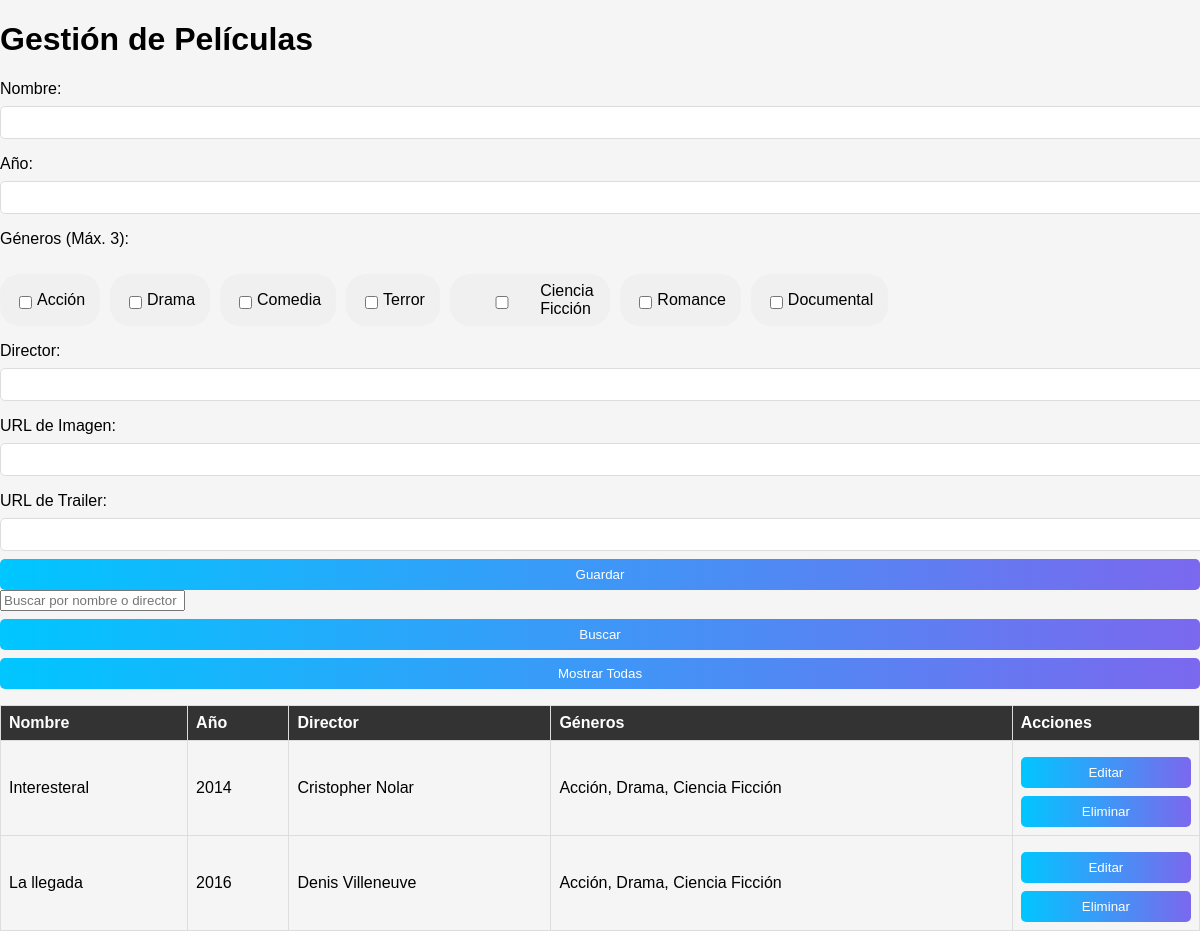
Page /peliculas/ on the committed database.
### myapp/models.py (models this page shows, shortened)
class Pelicula(models.Model):
    GENERO_CHOICES = [
        ('accion', 'Acción'),
        ('drama', 'Drama'),
        ('comedia', 'Comedia'),
        ('terror', 'Terror'),
        ('ciencia_ficcion', 'Ciencia Ficción'),
        ('romance', 'Romance'),
        ('documental', 'Documental'),
    ]
    nombre = models.CharField(max_length=255)
    anio = models.IntegerField()
    director = models.CharField(max_length=255)
    imagen_url = models.URLField()
    trailer_url = models.URLField()
    generos = models.CharField(max_length=255)
    fecha_creacion = models.DateTimeField(auto_now_add=True)
    class Meta:
        db_table = 'peliculas'  # ✨ Esto define el nombre de la tabla

### myapp/views.py (the view, shortened to what this page needs)
# urls.py: path('peliculas/', views.peliculas, name= 'peliculas'),
@csrf_exempt
def peliculas(request):
    if request.method == 'GET':
        query = request.GET.get("search", "")
        peliculas_list = Pelicula.objects.filter(nombre__icontains=query) if query else Pelicula.objects.all()
        peliculas_data = []
        for pelicula in peliculas_list:
            generos_nombres = convertir_generos(pelicula.generos)
            pelicula_data = {
                "nombre": pelicula.nombre,
                "anio": pelicula.anio,
                "director": pelicula.director,
                "imagen_url": pelicula.imagen_url,
                "trailer_url": pelicula.trailer_url,
                "generos": ", ".join(generos_nombres),  # String completo
                "get_generos_list": generos_nombres,     # Lista para |join
                "generos_original": pelicula.generos,
            }
            peliculas_data.append(pelicula_data)
        if request.headers.get("X-Requested-With") == "XMLHttpRequest":
            return JsonResponse(peliculas_data, safe=False)
        else:
            return render(request, "peliculas.html", {
                "peliculas": peliculas_data,
                "titulo": "Bienvenido al proyecto Django"
            })
    return JsonResponse({"error": "Método no permitido"}, status=405)

### myapp/views.py (called while the page is built)
def convertir_generos(codigos_generos):
    if not codigos_generos:
        return []
    return [GENERO_CHOICES_DICT.get(codigo.strip(), "Desconocido")
            for codigo in codigos_generos.split(",")]

### myapp/templates/peliculas.html (shortened to what this page needs)
{% load static %}
<!DOCTYPE html>
<html lang="es">
<head>
    <link rel="stylesheet" href="{% static 'styles/peliculas.css' %}">
</head>
<body>
    <div class="container">
        <h1>Gestión de Películas</h1>
        <div class="form-container">
            <form id="pelicula-form">
                <div class="form-group">
                    <label for="nombre">Nombre:</label>
                    <input type="text" id="nombre" name="nombre" required class="form-control">
                </div>
                <div class="form-group">
                    <label for="anio">Año:</label>
                    <input type="number" id="anio" name="anio" min="1900" max="2099" required class="form-control">
                </div>
                <div class="form-group">
                    <label>Géneros (Máx. 3):</label>
                    <div class="generos-container">
                        <label class="genero-checkbox"><input type="checkbox" name="generos" value="AC"> Acción</label>
                        <label class="genero-checkbox"><input type="checkbox" name="generos" value="DR"> Drama</label>
                        <label class="genero-checkbox"><input type="checkbox" name="generos" value="CO"> Comedia</label>
                        <label class="genero-checkbox"><input type="checkbox" name="generos" value="TE"> Terror</label>
                        <label class="genero-checkbox"><input type="checkbox" name="generos" value="CF"> Ciencia Ficción</label>
                        <label class="genero-checkbox"><input type="checkbox" name="generos" value="RO"> Romance</label>
                        <label class="genero-checkbox"><input type="checkbox" name="generos" value="DO"> Documental</label>
                    </div>
                </div>
                <div class="form-group">
                    <label for="director">Director:</label>
                    <input type="text" id="director" name="director" required class="form-control">
                </div>
                <div class="form-group">
                    <label for="imagen_url">URL de Imagen:</label>
                    <input type="url" id="imagen_url" name="imagen_url" required class="form-control">
                </div>
                <div class="form-group">
                    <label for="trailer_url">URL de Trailer:</label>
                    <input type="url" id="trailer_url" name="trailer_url" required class="form-control">
                </div>
                <div class="form-actions">
                    <button type="submit" id="btn-guardar" class="btn btn-primary">Guardar</button>
                </div>
            </form>
        </div>
        <div class="search-container">
            <input type="text" id="input-buscar" placeholder="Buscar por nombre o director" class="form-control">
            <button id="btn-buscar" class="btn">Buscar</button>
            <button id="btn-limpiar" class="btn">Mostrar Todas</button>
        </div>
        <table id="tabla-peliculas">
            <thead>
                <tr>
                    <th>Nombre</th>
                    <th>Año</th>
                    <th>Director</th>
                    <th>Géneros</th>
                    <th>Acciones</th>
                </tr>
            </thead>
            <tbody>
                {% for pelicula in peliculas %}
                <tr data-nombre="{{ pelicula.nombre }}">
                    <td>{{ pelicula.nombre }}</td>
                    <td>{{ pelicula.anio }}</td>
                    <td>{{ pelicula.director }}</td>
                    <td>{{ pelicula.get_generos_list|join:", " }}</td>
                    <td>
                        <button class="btn-editar" data-nombre="{{ pelicula.nombre }}">Editar</button>
                        <button class="btn-eliminar" data-nombre="{{ pelicula.nombre }}">Eliminar</button>
                    </td>
                </tr>
                {% endfor %}
            </tbody>
        </table>
    </div>
</body>
</html>

### myapp/static/styles/peliculas.css (style rules this page uses)
body { font-family: Arial, sans-serif; margin: 0; padding: 0; box-sizing: border-box; background-color: #f5f5f5; }
form label { display: block; margin-top: 1rem; }
form input, button { display: block; margin-top: 0.5rem; padding: 0.5rem; width: 100%; border: 1px solid #ddd; border-radius: 5px; }
button { background: linear-gradient(to right, #00c6ff, #7b68ee); border: none; color: #fff; padding: 0.5rem 1rem; cursor: pointer; border-radius: 5px; }
table { width: 100%; border-collapse: collapse; margin-top: 1rem; }
table th, table td { padding: 0.5rem; text-align: left; border: 1px solid #ddd; }
table th { background-color: #333; color: #fff; }
.generos-container { display: flex; flex-wrap: wrap; gap: 10px; margin: 10px 0; }
.generos-container label { display: flex; align-items: center; background: #f0f0f0; padding: 8px 15px; border-radius: 20px; cursor: pointer; transition: all 0.3s ease; }
.generos-container input[type="checkbox"] { margin-right: 5px; }

### rows in the picture
Pelicula: nombre "Interesteral", director "Cristopher Nolar"
Pelicula: nombre "La llegada", director "Denis Villeneuve"

### other values in the picture
{{ pelicula.anio }} "2014" "2016"
{{ pelicula.get_generos_list|join:", " }} "Acción, Drama, Ciencia Ficción" "Acción, Drama, Ciencia Ficción"
